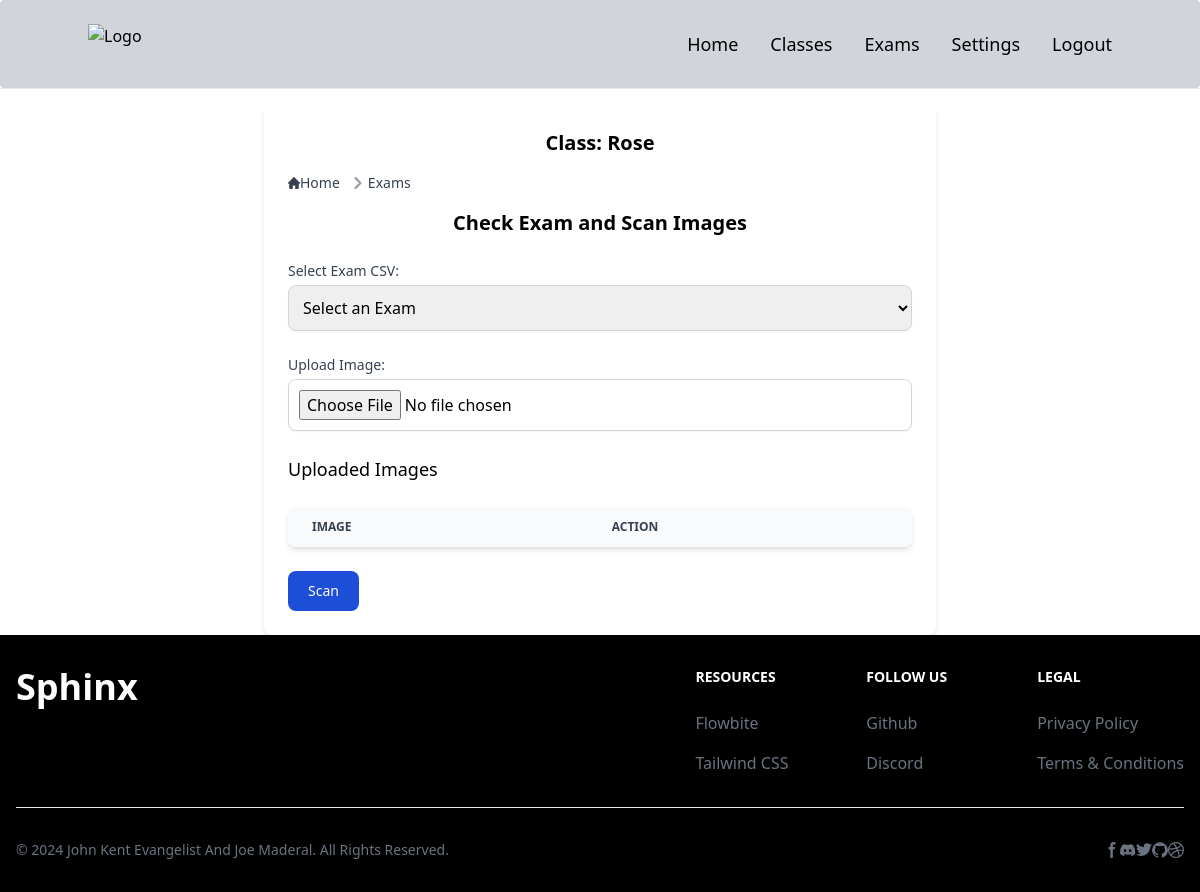
/exams/1/1/scan/ (signed in), run on an earlier commit of the app's database.
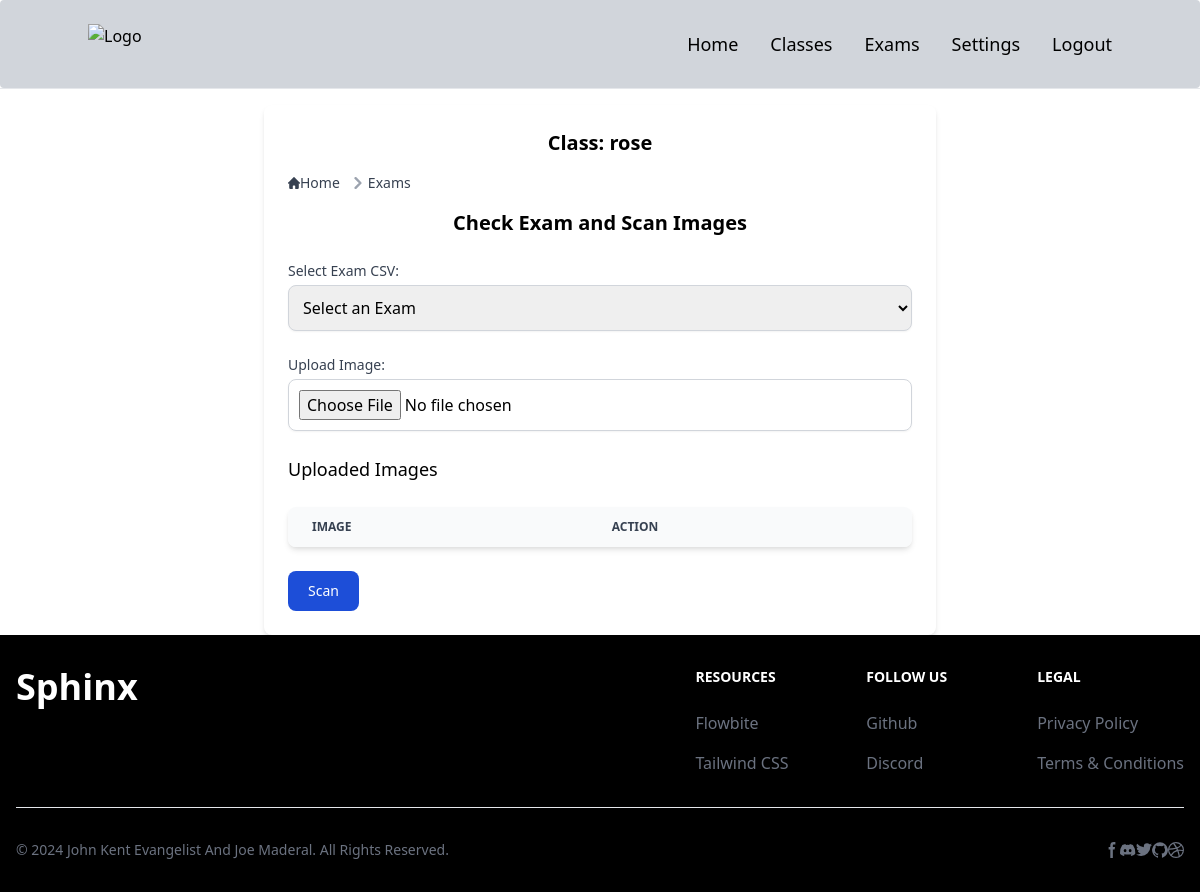
And on a later commit of the database.
### smartscoreapp/models.py (models this page shows, shortened)
class Class(models.Model):
    name = models.CharField(max_length=100)
    description = models.TextField(blank=True)
    user = models.ForeignKey(settings.AUTH_USER_MODEL, on_delete=models.CASCADE)

### smartscoreapp/views.py (the view)
# urls.py: path('exams/<int:class_id>/<int:exam_id>/scan/', scan_page, name='scan_page'),
@login_required
def scan_page(request, class_id, exam_id):
    current_class = get_object_or_404(Class, id=class_id)
    current_exam = get_object_or_404(Exam, id=exam_id)
    exams = current_class.exams.all()  # Get all exams associated with this class
    if request.method == 'POST':
        uploaded_images = request.FILES.getlist('image_upload')
        if uploaded_images:
            messages.success(request, f"{len(uploaded_images)} image(s) uploaded successfully.")
        else:
            messages.warning(request, "No images were uploaded.")
    context = {
        'current_class': current_class,
        'current_exam': current_exam,
        'exams': exams
    }
    return render(request, 'scan_page.html', context)

### templates/scan/scan_page.html (shortened to what this page needs)
{% extends "base.html" %}
{% block content %}
<div class="max-w-2xl mx-auto p-6 bg-white shadow-md rounded-lg">
    <h2 class="text-xl font-semibold mb-4 text-center">Class: {{ current_class.name }}</h2>
    <nav class="flex mb-4" aria-label="Breadcrumb">
        <ol class="inline-flex items-center space-x-1 md:space-x-2 rtl:space-x-reverse">
            <li class="inline-flex items-center">
                <a href="{% url 'index' %}" class="inline-flex items-center text-sm font-medium text-gray-700 hover:text-blue-600 dark:text-gray-400 dark:hover:text-white">
                    Home
                </a>
            </li>
            <li class="flex items-center">
                <svg class="rtl:rotate-180 w-3 h-3 text-gray-400 mx-1" aria-hidden="true" xmlns="http://www.w3.org/2000/svg" fill="none" viewBox="0 0 6 10">
                    <path stroke="currentColor" stroke-linecap="round" stroke-linejoin="round" stroke-width="2" d="m1 9 4-4-4-4"/>
                </svg>
                <a href="{% url 'exams' %}" class="text-sm font-medium text-gray-700 hover:text-blue-600 dark:text-gray-400 dark:hover:text-white">Exams</a>
            </li>
        </ol>
    </nav>
    <h2 class="text-xl font-semibold mb-4 text-center">Check Exam and Scan Images</h2>
    <form method="POST" enctype="multipart/form-data" class="space-y-6">
        <div>
            <label for="csv_indicator" class="block text-sm font-medium text-gray-700">Select Exam CSV:</label>
            <select id="csv_indicator" name="csv_indicator" required
                    class="mt-1 block w-full p-2.5 border border-gray-300 rounded-lg shadow-sm focus:ring-blue-500 focus:border-blue-500 dark:bg-gray-700 dark:border-gray-600 dark:placeholder-gray-400 dark:text-white dark:focus:ring-blue-500 dark:focus:border-blue-500">
                <option value="" disabled selected>Select an Exam</option>
            </select>
        </div>
        <div>
            <label for="image_upload" class="block text-sm font-medium text-gray-700">Upload Image:</label>
            <input type="file" id="image_upload" name="image_upload" accept="image/*" capture="environment"
                   class="mt-1 block w-full p-2.5 border border-gray-300 rounded-lg shadow-sm focus:ring-blue-500 focus:border-blue-500 dark:bg-gray-700 dark:border-gray-600 dark:placeholder-gray-400 dark:text-white dark:focus:ring-blue-500 dark:focus:border-blue-500" required>
        </div>
        <h3 class="text-lg font-medium mt-4">Uploaded Images</h3>
        <div class="relative overflow-x-auto shadow-md sm:rounded-lg">
            <table class="w-full text-sm text-left text-gray-500 dark:text-gray-400">
                <thead class="text-xs text-gray-700 uppercase bg-gray-50 dark:bg-gray-700 dark:text-gray-400">
                    <tr>
                        <th scope="col" class="px-6 py-3">Image</th>
                        <th scope="col" class="px-6 py-3">Action</th>
                    </tr>
                </thead>
            </table>
        </div>
        <div>
            <button type="submit"
                    class="text-white bg-blue-700 hover:bg-blue-800 focus:ring-4 focus:outline-none focus:ring-blue-300 font-medium rounded-lg text-sm px-5 py-2.5 text-center dark:bg-blue-600 dark:hover:bg-blue-700 dark:focus:ring-blue-800">
                Scan
            </button>
        </div>
    </form>
</div>
{% endblock %}

What changed in the data, as far as the page shows it:
changed Class: name "Rose" → "rose"
